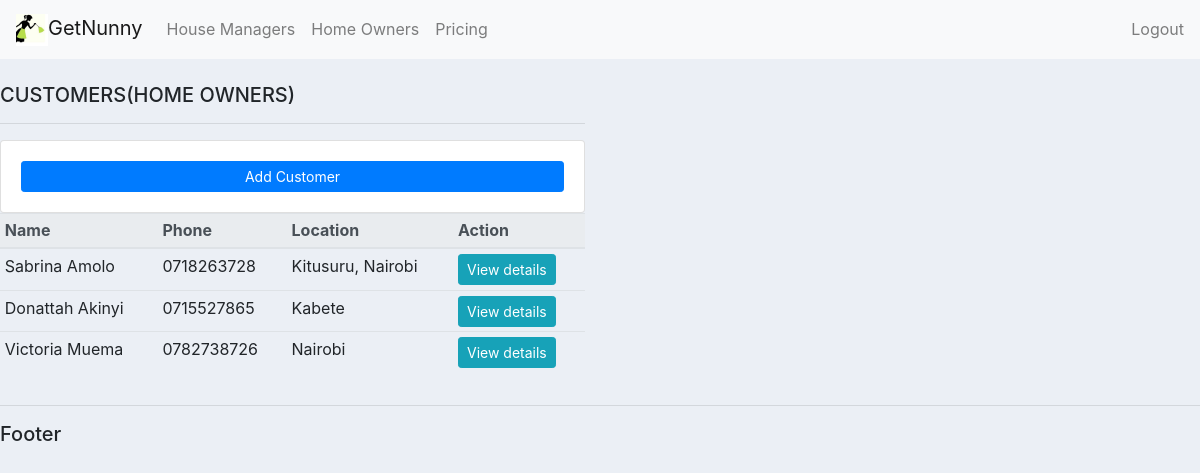
Page /homeownerslist on the committed database.
### accounts/models.py (models this page shows, shortened)
class HouseOwner(models.Model):
    name = models.CharField(max_length=100, null=True)
    phone = models.CharField(max_length=100, null=True)
    email = models.CharField(max_length=100, null=True)
    religion = models.CharField(max_length=100, null=True)
    denomination = models.CharField(max_length=100, null=True)
    location = models.CharField(max_length=100, null=True)
    number_of_children = models.IntegerField(null=True)
    date_created = models.DateTimeField(auto_now_add=True, null=True)

### accounts/views.py (the view)
def homeownerslist (request) :
    homeOwner = HouseOwner.objects.all()
    context = {'homeOwner':homeOwner}
    return render(request, 'accounts/homeowner.html', context)

### accounts/templates/accounts/homeowner.html
{% extends 'accounts/main.html' %}
{% block content %}
<br>
<div class="row">
  <div class="col-md-6">
    <h5>CUSTOMERS(HOME OWNERS)</h5>
    <hr>
    <div class="card card-body">
      <a class="btn btn-primary btn-sm btn-block" href= "">
          Add Customer
      </a>
  </div>
    <table class="table table-sm">
        <thead class="thead-light">
          <tr>
            <th scope="col">Name</th>
            <th scope="col">Phone</th>
            <th scope="col">Location</th>
            <th scope="col">Action</th>
          </tr>
        </thead>
        <tbody>
          {% for customer in homeOwner %}
          <tr>
            <td>{{customer.name}}</td>
            <td>{{customer.phone}}</td>
            <td>{{customer.location}}</td>
            <td><a class="btn btn-sm btn-info" href="{% url 'homeowner' customer.id%}">View details</a> </td>
          </tr>
          {% endfor %}
        </tbody>
      </table>
</div>
</div>
{% endblock %}

### static/css/main.css (style rules this page uses)
body { background-color:#ebeff5; }

### rows in the picture
HouseOwner: name "Sabrina Amolo", phone "0718263728", location "Kitusuru, Nairobi"
HouseOwner: name "Donattah Akinyi", phone "0715527865", location "Kabete"
HouseOwner: name "Victoria Muema", phone "0782738726", location "Nairobi"
